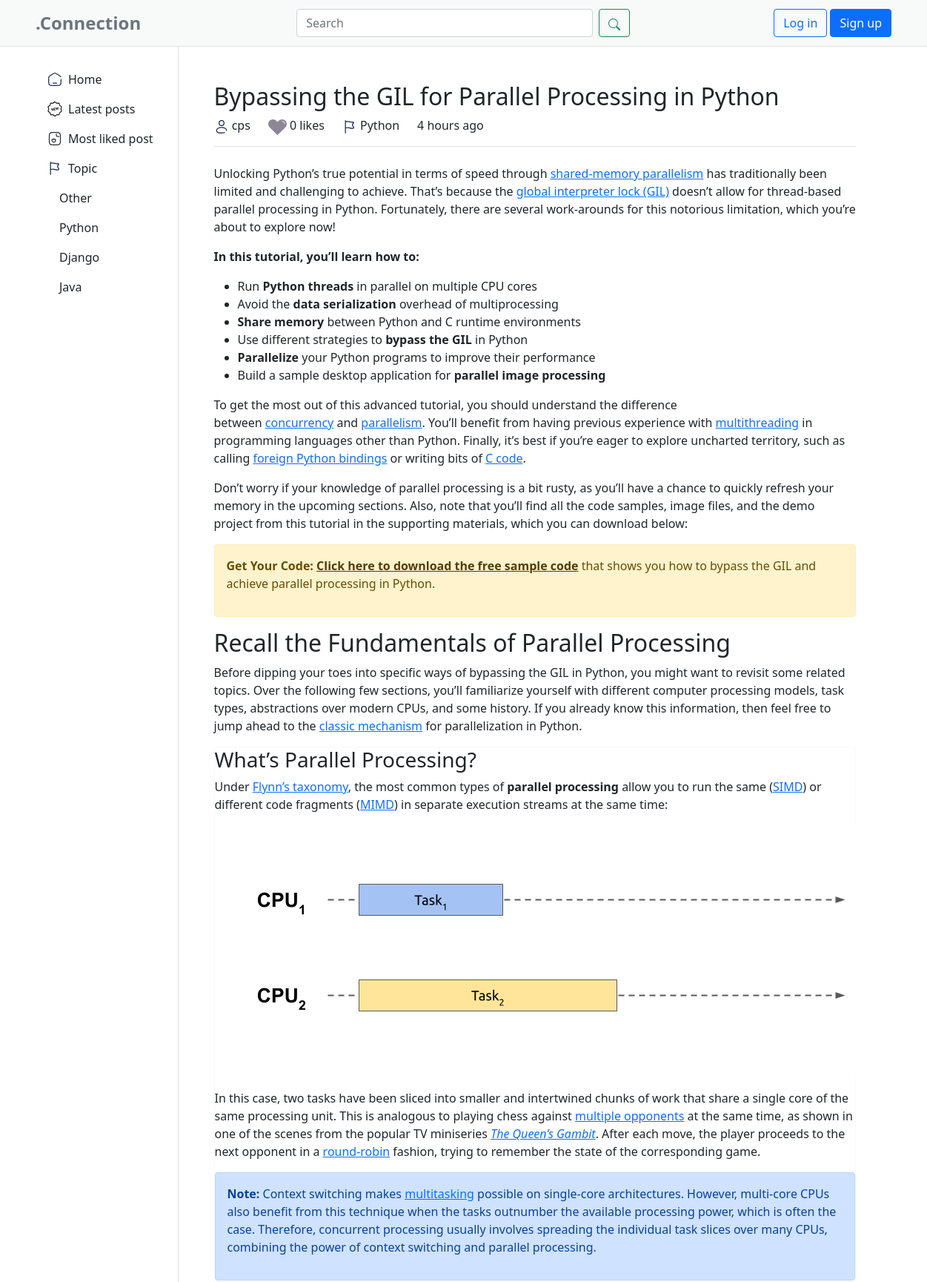
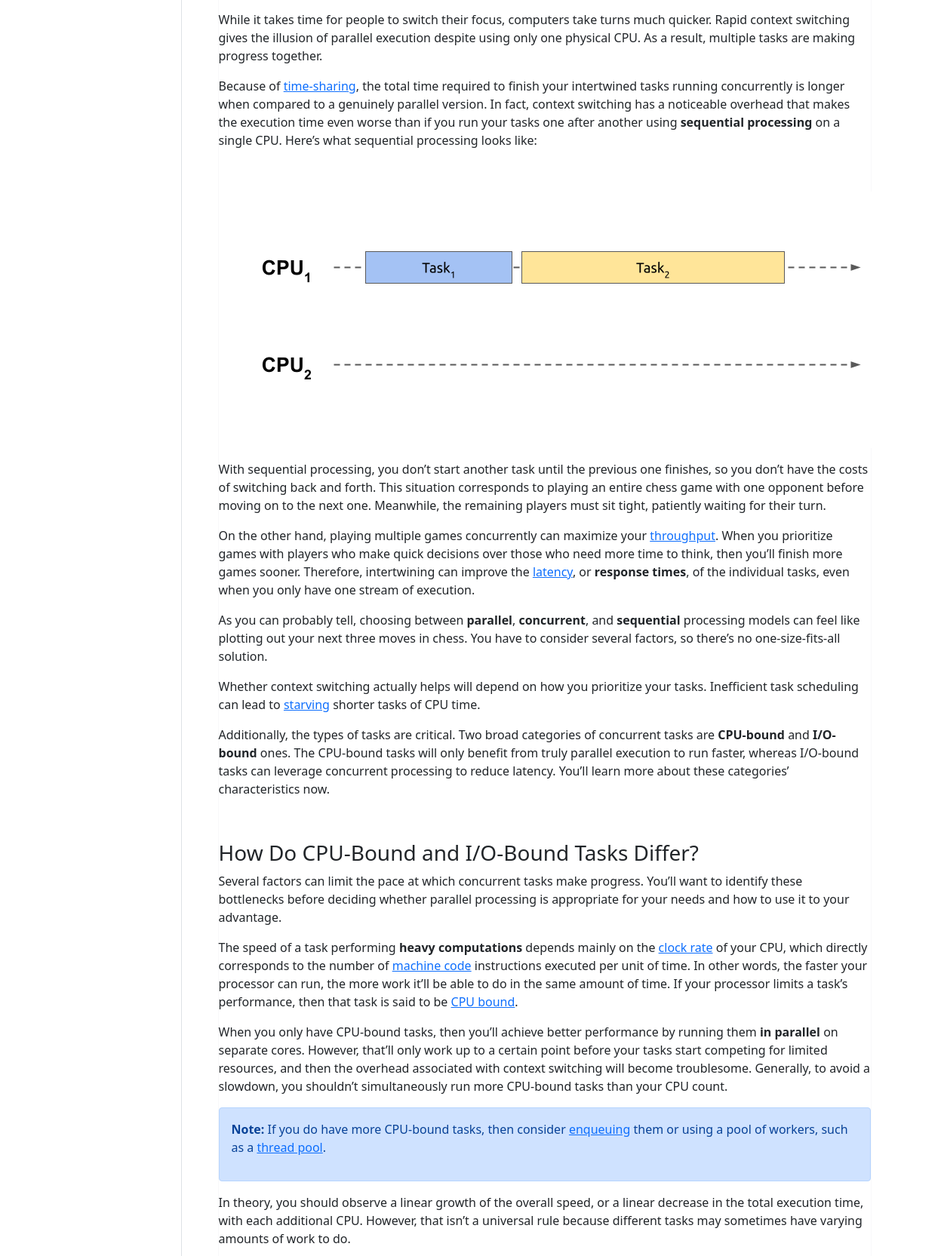
Screenshot of /post/37/ (upper part) with the database file from the repository (2 pictures, top to bottom).
### app/models.py (models this page shows, shortened)
class Topic(models.Model):
    name = models.CharField(max_length=100)
    def __str__(self):
        return self.name

class Post(models.Model):
    title = models.CharField(max_length=200)
    content = HTMLField()
    user = models.ForeignKey(User, on_delete=models.CASCADE, default=None)
    likes = models.ManyToManyField(User, related_name='liked_posts')
    pub_date = models.DateTimeField(auto_now_add=True)
    topic = models.ForeignKey(Topic, on_delete=models.CASCADE, default=1)

### app/views.py (the view)
# urls.py: path('post/<str:id>/', views.post, name="post"),
def post(req, id):
    post = Post.objects.get(id=id)
    comments = post.comments.all()
    comment_count = comments.count()
    current_time = timezone.now()
    time_difference = current_time - post.pub_date
    hours_difference = time_difference.total_seconds() / 3600
    days_difference = time_difference.days
    if days_difference > 0:
        time_ago = f"{days_difference} days ago"
    elif hours_difference >= 1:
        time_ago = f"{int(hours_difference)} hours ago"
    else:
        minutes_difference = int(time_difference.total_seconds() / 60)
        time_ago = f"{minutes_difference} minutes ago"
    return render(req, 'app/post.html', {'post': post, 'comments': comments, 'comment_count': comment_count, 'time_ago': time_ago})

### app/context_processors.py (called while the page is built)
def topics(request):
    topics = Topic.objects.all()
    return {'topics': topics}

### templates/app/post.html (shortened to what this page needs)
{% extends "components/base.html" %}
{% load static %}
{% block extrastyles %}
<link rel="stylesheet" type="text/css" href="{% static 'css/app.css' %}" />
{% endblock extrastyles %}
{% block content %}
<div class="border-bottom">
  <h2>{{ post.title }}</h2>
  <div class="d-flex gap-4">
    <p>
      {{ post.user.username }}
    </p>
    <div>
      <a class="text-decoration-none" href="{% url "like_post" post.id %}">
      </a>
      <span id="like-count">{{ post.likes.count }} likes</span>
    </div>
    <div>
      {{post.topic}}
    </div>
    <p>{{ time_ago }}</p>
  </div>
</div>
<div class="mt-4 mb-4">
  <p>{{ post.content|safe }}</p>
</div>
{% endblock content %}

### templates/components/side.html (shortened to what this page needs)
<div class="col-2 d-none d-lg-block border-end px-0">
  <div class="d-flex flex-column align-items-center align-items-sm-start px-3 pt-2 text-white">
    <ul class="nav nav-pills flex-column mb-sm-auto mb-0 mt-3 align-items-center align-items-sm-start" id="menu">
      <li class="nav-item">
        <a href="{% url "index" %}" class="nav-link align-middle px-0 d-flex align-items-center gap-1">
          <span class="ms-1 d-none d-sm-inline text-dark side-ele">
            Home
          </span>
        </a>
      </li>
      <li>
        <a href="{% url "latest_posts" %}" class="nav-link px-0 align-middle d-flex align-items-center gap-1">
          <span class="ms-1 d-none d-sm-inline text-dark side-ele">Latest posts</span></a>
      </li>
      <li>
        <a href="{% url "most_liked_posts" %}" class="nav-link px-0 align-middle d-flex align-items-center gap-1">
          <span class="ms-1 d-none d-sm-inline text-dark side-ele">Most liked post</span></a>
      </li>
      <li>
        <a href="#submenu1" data-bs-toggle="collapse" class="nav-link px-0 align-middle d-flex align-items-center gap-1">
          <span class="ms-1 d-none d-sm-inline text-dark side-ele">Topic </span>
        </a>
        <ul class="collapse show nav flex-column ms-xxl-5 ms-3" id="submenu1" data-bs-parent="#menu">
          {% for topic in topics %}
          <li class="">
            <a href="{% url "post_by_topic" topic.id %}" class="nav-link px-0">
              <span class="d-none d-sm-inline text-dark side-ele">{{topic}}</span>
            </a>
          </li>
          {% endfor %}
        </ul>
      </li>
    </ul>
  </div>
</div>

### rows the page displays
Topic: name "Other"
Topic: name "Python"
Topic: name "Django"
Topic: name "Java"
Post: title "Bypassing the GIL for Parallel Processing in Python", user.username "cps", likes.count "0", topic "Python", content "Unlocking Python’s true potential in terms of speed through shared-memory parallelism has traditionally been limited and challenging to achieve. That’s because the global interpreter lock (GIL) doesn’t allow for thread-based parallel processing in Python. Fortunately, there are several work-arounds for this notorious limitation, which you’re about to explore now! In this tutorial, you’ll learn how to: Run Python threads in parallel on multiple CPU cores Avoid the data serialization overhead of multiprocessing Share memory between Python and C runtime environments Use different strategies to bypass the GIL in Python Parallelize your Python programs to improve their performance Build a sample…", content (picture)
